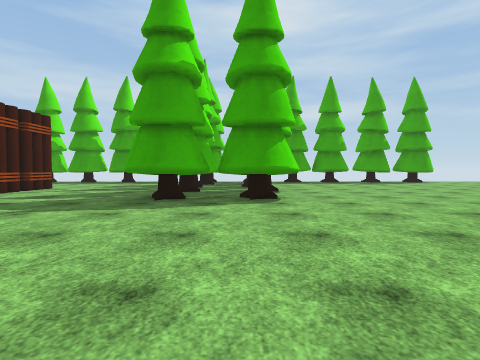
view 1 (above)

24 first-person views from a walk through a Unity game level. The camera is 1.2 m above the floor, tilts 2° down and sees 80° across. The floor is counted in squares, 2 m on a side. Each view is taken from the middle of a square. On the plan, view 1 faces up. The plan holds only what a view shows up to about 9 squares ahead; the rest is blank. The place goes on beyond the plan. The player character is not drawn. Some surface patterns are stand-ins.

view 2
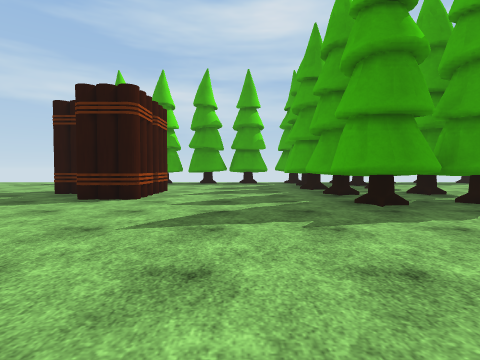

view 3
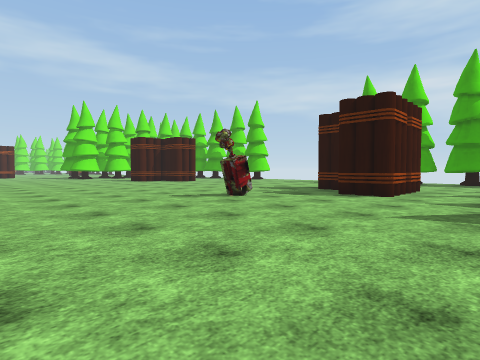

view 4
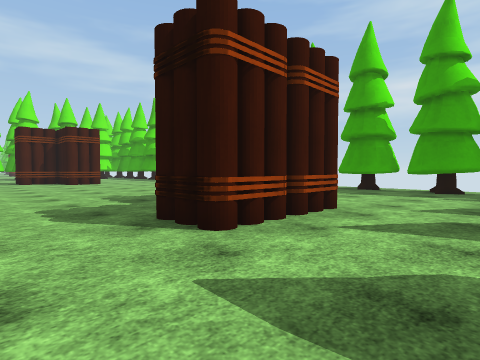

view 5
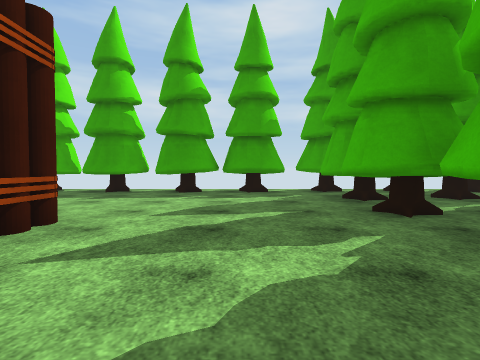

view 6
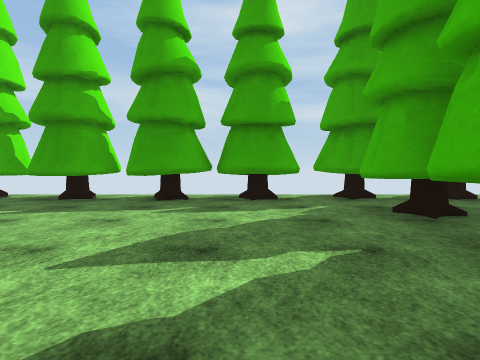

view 7
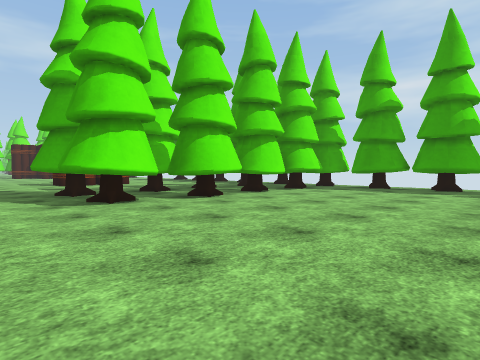

view 8
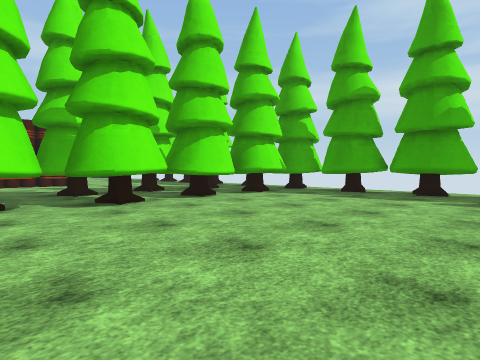

view 9
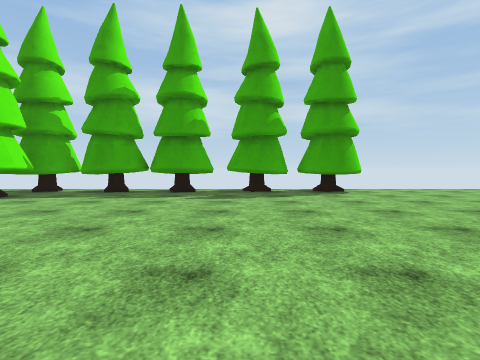

view 10
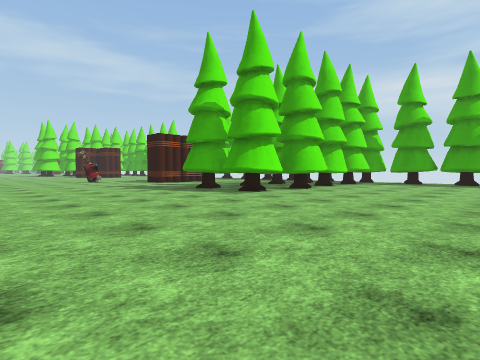

view 11
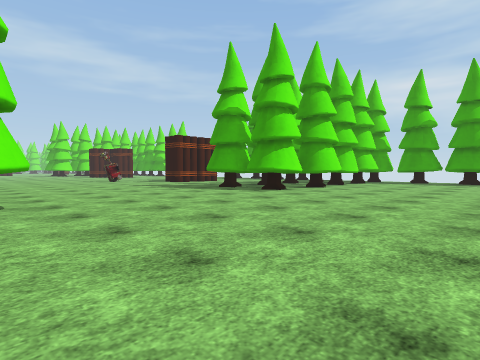

view 12
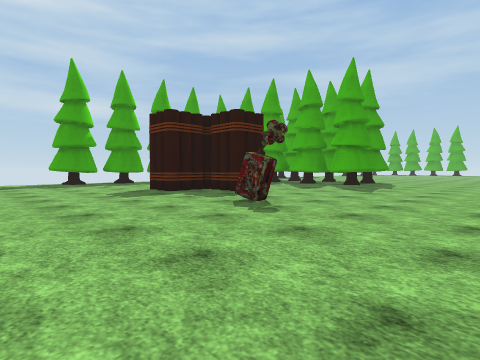

view 13
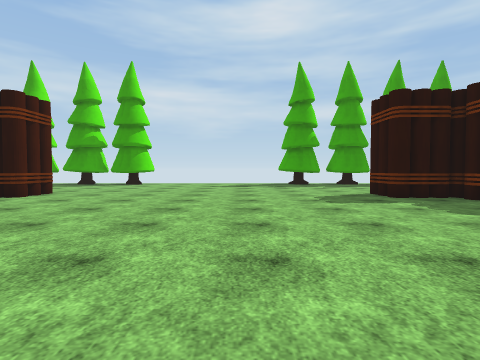

view 14
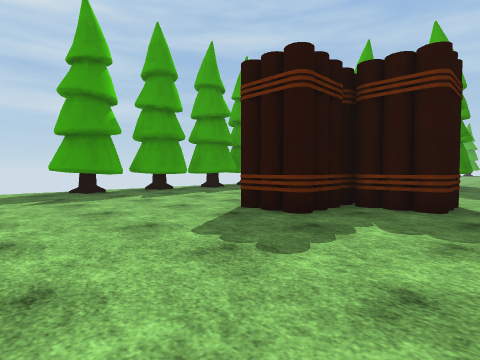

view 15
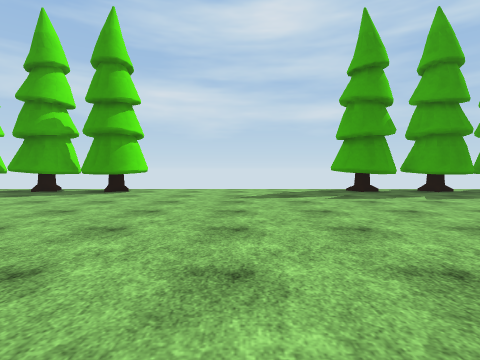

view 16
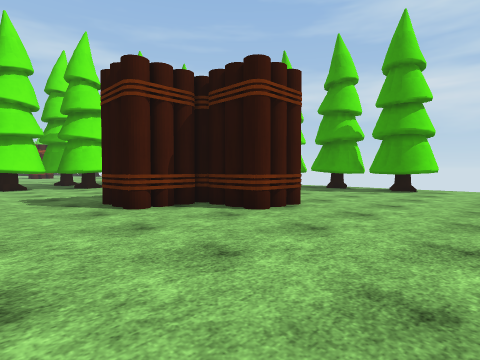

view 17
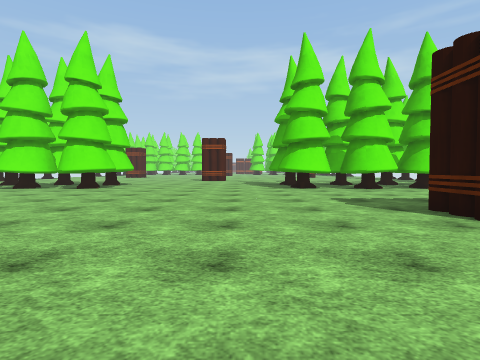

view 18
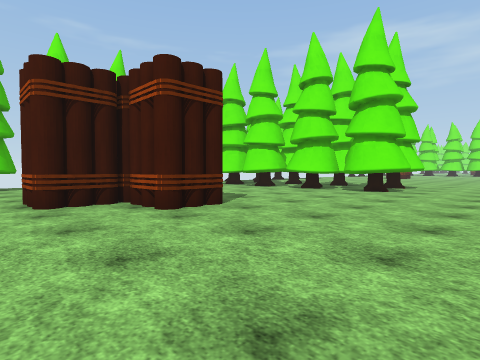

view 19
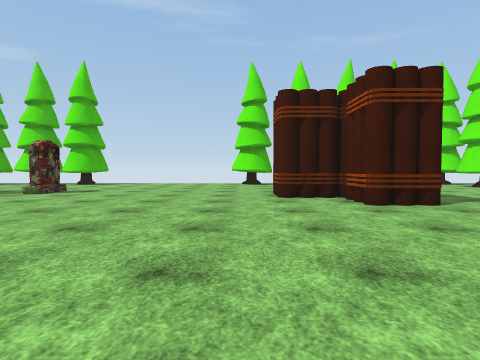

view 20
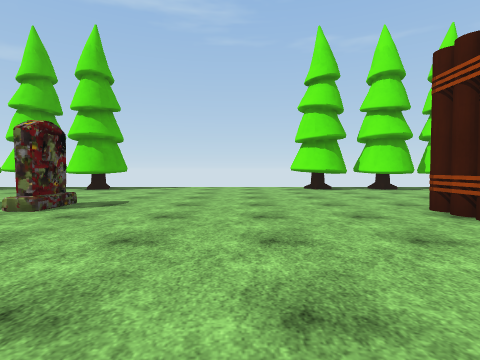

view 21
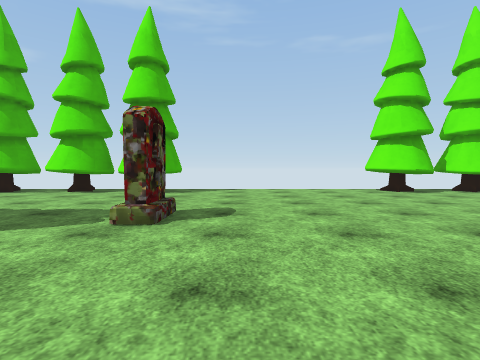

view 22
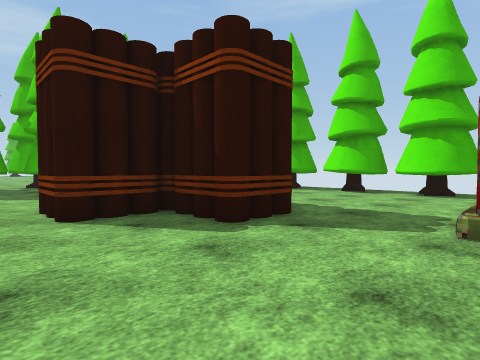

view 23
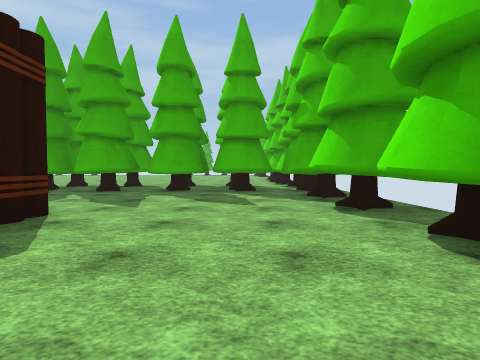

view 24
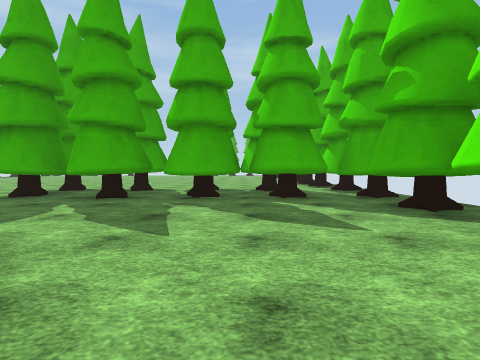

### Floor plan
Key: @ floor where view 1 was taken; # wall or solid block; . floor; O other object.
Columns run from 24 left of view 1 to 7 right of it. Each row starts with its distance up from view 1.
 15                #
 14     #####.....##################
 13      ....................#......
 12       ................####......
 11       .................##.......
 10 #      ...............####......
  9 #..    O........OO#...####......
  8 #...  ..........###...####......
  7 .....O...........O#...###.......
  6 #.....................####.....
  5 ...............O...............
  4 ...............................
  3 ......... .....................
  2 ...............................
  1 ...............................
  0 ............   .........@......
 -1 #..................   ####.....
 -2 .....O...........O#....##
 -3 #.... ...........##...####
 -4  ... O#O.....O..OO#...####
 -5  ..    ......O........####
 -6       .................##
 -7      .................####
 -8      .................#...
 -9     #####.....############

Where each view was taken, in squares from view 1:
view 1: 0 up, 0 right, facing up
view 2: 1 up, 4 left, facing up
view 3: 0 up, 4 left, facing up-left
view 4: 5 up, 4 left, facing up-left
view 5: 6 up, 4 left, facing up
view 6: 8 up, 4 left, facing up
view 7: 4 up, 6 right, facing up-left
view 8: 6 up, 6 right, facing up-left
view 9: 6 up, 6 right, facing up
view 10: 0 up, 6 right, facing up-left
view 11: 1 down, 6 right, facing up-left
view 12: 1 up, 13 left, facing up-right
view 13: 2 up, 12 left, facing up
view 14: 6 up, 12 left, facing up-right
view 15: 6 up, 13 left, facing up
view 16: 5 up, 14 left, facing up-left
view 17: 4 up, 15 left, facing left
view 18: 2 up, 16 left, facing down-left
view 19: 3 up, 16 left, facing down
view 20: 0 up, 14 left, facing down
view 21: 1 down, 12 left, facing down
view 22: 1 down, 11 left, facing down-right
view 23: 7 down, 10 left, facing right
view 24: 6 down, 8 left, facing right
